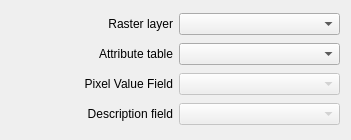
  <widget class="QWidget" name="layoutWidget">
   <property name="geometry">
    <rect>
     <x>9</x>
     <y>9</y>
     <width>351</width>
     <height>140</height>
    </rect>
   </property>
   <layout class="QGridLayout" name="gridLayout">
    <item row="1" column="0">
     <widget class="QLabel" name="tableLabel">
      <property name="text">
       <string>Attribute table</string>
      </property>
      <property name="alignment">
       <set>Qt::AlignRight|Qt::AlignTrailing|Qt::AlignVCenter</set>
      </property>
     </widget>
    </item>
    <item row="0" column="0">
     <widget class="QLabel" name="rasterLabel">
      <property name="text">
       <string>Raster layer</string>
      </property>
      <property name="alignment">
       <set>Qt::AlignRight|Qt::AlignTrailing|Qt::AlignVCenter</set>
      </property>
     </widget>
    </item>
    <item row="0" column="1">
     <widget class="QComboBox" name="rasterCombo"/>
    </item>
    <item row="3" column="0">
     <widget class="QLabel" name="valueLabel">
      <property name="text">
       <string>Pixel Value Field</string>
      </property>
      <property name="alignment">
       <set>Qt::AlignRight|Qt::AlignTrailing|Qt::AlignVCenter</set>
      </property>
     </widget>
    </item>
    <item row="4" column="0">
     <widget class="QLabel" name="descriptionLabel">
      <property name="enabled">
       <bool>true</bool>
      </property>
      <property name="text">
       <string>Description field</string>
      </property>
      <property name="alignment">
       <set>Qt::AlignRight|Qt::AlignTrailing|Qt::AlignVCenter</set>
      </property>
     </widget>
    </item>
    <item row="4" column="1">
     <widget class="QComboBox" name="descriptionCombo">
      <property name="enabled">
       <bool>false</bool>
      </property>
     </widget>
    </item>
    <item row="1" column="1">
     <widget class="QComboBox" name="tableCombo"/>
    </item>
    <item row="3" column="1">
     <widget class="QComboBox" name="valueCombo">
      <property name="enabled">
       <bool>false</bool>
      </property>
      <property name="statusTip">
       <string/>
      </property>
     </widget>
    </item>
   </layout>
  </widget>
